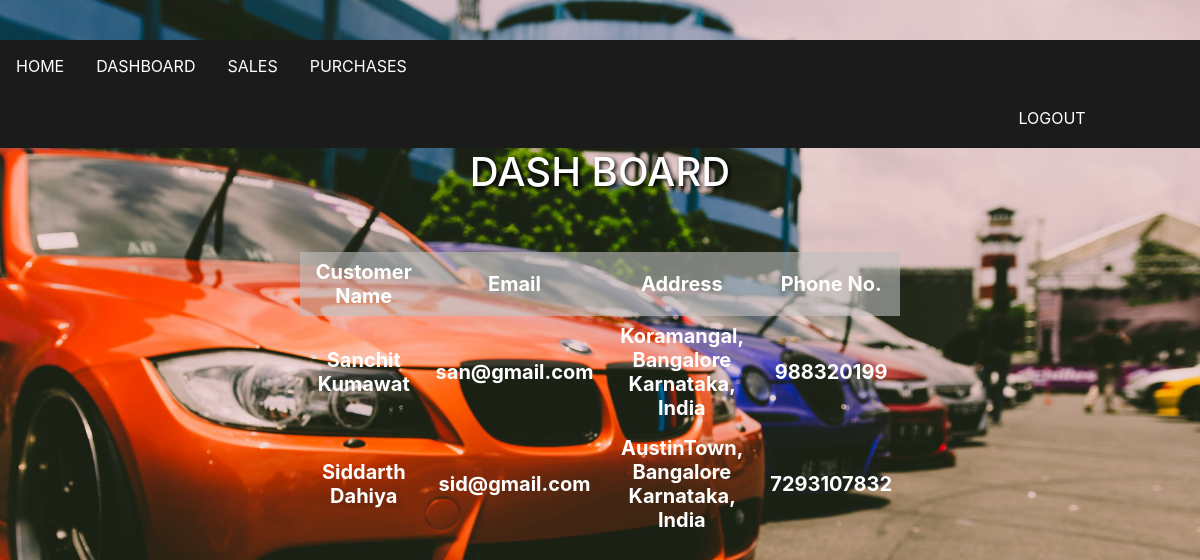
/cusdet.php (signed in), run on the app's committed database.
### tables this page shows
CREATE TABLE `usertable` (
  `fname` varchar(10) NOT NULL,
  `lname` varchar(10) NOT NULL,
  `email` varchar(35) NOT NULL PRIMARY KEY,
  `password` varchar(16) NOT NULL,
  `street` varchar(10) NOT NULL,
  `city` varchar(15) NOT NULL,
  `state` varchar(20) NOT NULL,
  `country` varchar(25) NOT NULL,
  `phoneno` varchar(25) NOT NULL
  );

### cusdet.php (the view, shortened to what this page needs)
<!DOCTYPE html>
<head>
   <link rel="stylesheet" href="https://stackpath.bootstrapcdn.com/bootstrap/4.3.1/css/bootstrap.min.css">
   <link rel="stylesheet" type="text/css" href="css/global1.css">
</head>
   <body class="bg">
       <br>
       <p>
       <ul>
   <li><a href="emphome.php">HOME</a></li>
   <li><a href="empdashboard.php">DASHBOARD</a></li>
   <li><a href="sales.php">SALES</a></li>
   <li><a href="pur.php">PURCHASES</a></li>
   <li> <h1>&nbsp;&nbsp;&nbsp;&nbsp;&nbsp;&nbsp;&nbsp;&nbsp;&nbsp;&nbsp;&nbsp;&nbsp;&nbsp;&nbsp;&nbsp;
   &nbsp;&nbsp;&nbsp;&nbsp;&nbsp;&nbsp;&nbsp;&nbsp;&nbsp;&nbsp;&nbsp;&nbsp;&nbsp;&nbsp;&nbsp;&nbsp;&nbsp;&nbsp;&nbsp;&nbsp;&nbsp;&nbsp;&nbsp;&nbsp;&nbsp;&nbsp;</h1></li>
   <li><a href="emplogout.php"> LOGOUT </a></li>
   </ul>
   <h1 align='center' class="heading"><font color='white'>DASH BOARD</font></h1><br>
    <br>
    <div style="overflow-x:auto;">
<h5>
   <table>
        <tr>
            <th>Customer Name</th>
            <th>Email</th>
            <th>Address</th>
            <th>Phone No.</th>
        </tr>
        <?php
        $servername = "localhost";
        $username = "root";
        $password = "";
        $dbname = "dbms";
        $conn = new mysqli($servername, $username, $password, $dbname);
        $sql = "SELECT * FROM usertable";
        $result = $conn->query($sql);
        if ($result->num_rows > 0) {
            while($row = $result->fetch_assoc()) {
                if($row['fname']!='admin') {
       echo "
        <tr>
            <td>".$row['fname']." ".$row['lname']."</td>
            <td>".$row['email']."</td>
            <td>".$row['street'].", ".$row['city']."<br>
                ".$row['state'].", ".$row['country']."</td>
            <td>".$row['phoneno']."</td>
        </tr>";
                }
            }
        }
        ?>
    </table>
</h5>
</div>
   </body>
   </html>

### css/global1.css (style rules this page uses)
.bg { background: url('../images/bg3.jpeg') no-repeat fixed; width: 100%; height: 100vh; background-size:100%; }
ul { list-style-type: none; margin: 0; padding: 0; overflow: hidden; background-color: rgb(27, 27, 27); position: -webkit-sticky; position: sticky; top: 0; }
li { float: left; }
li a { display: block; color: white; text-align: center; padding: 14px 16px; text-decoration: none; }
.heading { color: white; text-shadow: 2px 2px 4px #000000; }

### cusdet.php (style rules this page uses)
table { margin-left: 25%; border-collapse: collapse; width: 50%; }
td { text-align: center; padding: 8px; font-weight: bold; color: white; }
th { background-color:rgb(192,192,192,0.6); text-align: center; padding: 8px; font-weight: bold; color: white; }

### data on the page
usertable: fname "Sanchit", lname "Kumawat", email "san@gmail.com", street "Koramangal", city "Bangalore", state "Karnataka", country "India", phoneno "988320199"
usertable: fname "Siddarth", lname "Dahiya", email "sid@gmail.com", street "AustinTown", city "Bangalore", state "Karnataka", country "India", phoneno "7293107832"
